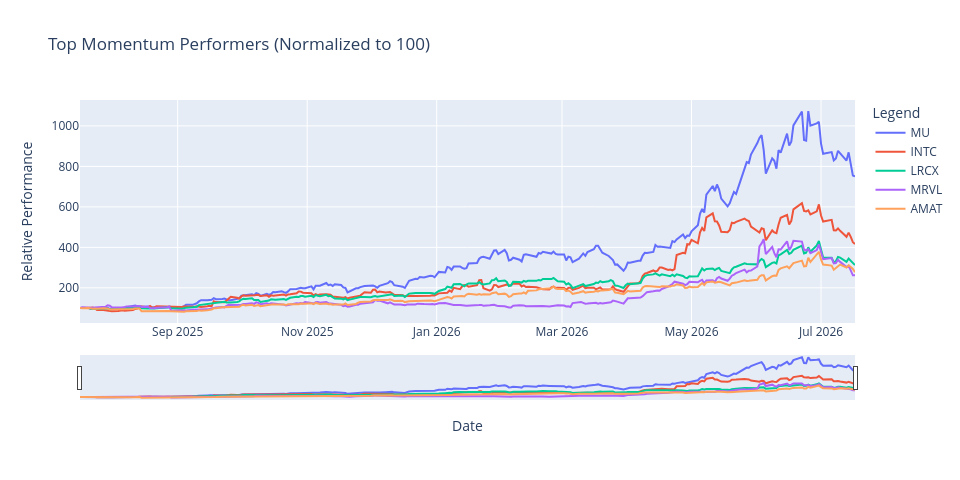

Notebook code cell kept with this figure:
### Markdown cell above
## 6. Visualize Momentum Profiles
Comparing the price action of top performers to visualize the acceleration.

### Code cell
def plot_momentum_results(prices, metrics_df, n=5):
    # Filter for technical sanity before plotting top performers
    top_performers = metrics_df[
        (metrics_df['above_ma200'] == True) & 
        (metrics_df['12m_ex_1m'] > 0)
    ].head(n)
    
    if top_performers.empty:
        print("No candidates found to plot.")
        return
        
    top_tickers = top_performers.index.tolist()
    
    # Normalizing data for comparison (last 252 trading days)
    plot_data = prices[top_tickers].tail(252)
    normalized_data = plot_data / plot_data.iloc[0] * 100
    
    Visualizer.plot_timeseries_zoom(
        normalized_data, 
        tickers=top_tickers,
        title='Top Momentum Performers (Normalized to 100)',
        ylabel='Relative Performance'
    )

plot_momentum_results(prices_df, all_metrics)

### Figure 1 — Plotly figure (JSON) as saved in the notebook; plotly's stock layout.template omitted (floating-point values rounded to 4 significant figures; data arrays with more than 128 entries replaced by an {"elided": "..."} marker saying what was removed)
{"data": [{"mode": "lines", "name": "MU", "type": "scatter", "x": {"elided": "252 str values"}, "y": {"elided": "252 float values"}}, {"mode": "lines", "name": "INTC", "type": "scatter", "x": {"elided": "252 str values"}, "y": {"elided": "252 float values"}}, {"mode": "lines", "name": "LRCX", "type": "scatter", "x": {"elided": "252 str values"}, "y": {"elided": "252 float values"}}, {"mode": "lines", "name": "MRVL", "type": "scatter", "x": {"elided": "252 str values"}, "y": {"elided": "252 float values"}}, {"mode": "lines", "name": "AMAT", "type": "scatter", "x": {"elided": "252 str values"}, "y": {"elided": "252 float values"}}], "layout": {"height": 480, "legend": {"title": {"text": "Legend"}}, "title": {"text": "Top Momentum Performers (Normalized to 100)"}, "width": 960, "xaxis": {"rangeslider": {"visible": true}, "title": {"text": "Date"}}, "yaxis": {"title": {"text": "Relative Performance"}}}}
